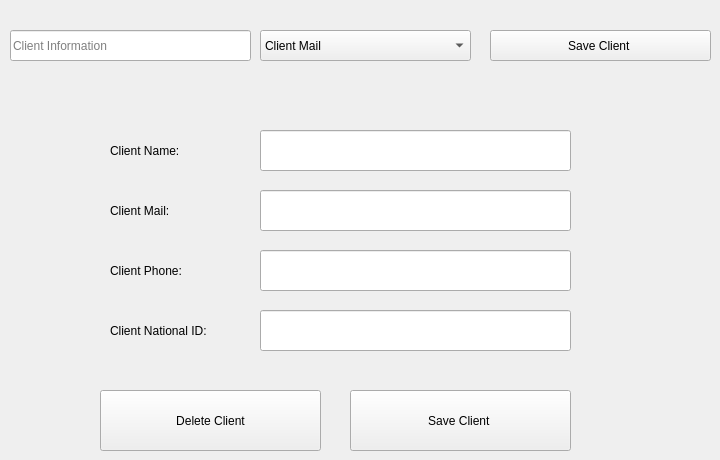
      <widget class="QWidget" name="tab_13">
       <attribute name="title">
        <string>Edit Or Delete Client</string>
       </attribute>
       <widget class="QPushButton" name="pushButton_16">
        <property name="geometry">
         <rect>
          <x>350</x>
          <y>390</y>
          <width>221</width>
          <height>61</height>
         </rect>
        </property>
        <property name="text">
         <string>Save Client </string>
        </property>
       </widget>
       <widget class="QLabel" name="label_20">
        <property name="geometry">
         <rect>
          <x>110</x>
          <y>130</y>
          <width>141</width>
          <height>41</height>
         </rect>
        </property>
        <property name="text">
         <string>Client Name:</string>
        </property>
       </widget>
       <widget class="QLineEdit" name="lineEdit_15">
        <property name="geometry">
         <rect>
          <x>260</x>
          <y>310</y>
          <width>311</width>
          <height>41</height>
         </rect>
        </property>
       </widget>
       <widget class="QLabel" name="label_21">
        <property name="geometry">
         <rect>
          <x>110</x>
          <y>190</y>
          <width>141</width>
          <height>41</height>
         </rect>
        </property>
        <property name="text">
         <string>Client Mail:</string>
        </property>
       </widget>
       <widget class="QLineEdit" name="lineEdit_16">
        <property name="geometry">
         <rect>
          <x>260</x>
          <y>190</y>
          <width>311</width>
          <height>41</height>
         </rect>
        </property>
       </widget>
       <widget class="QLabel" name="label_22">
        <property name="geometry">
         <rect>
          <x>110</x>
          <y>250</y>
          <width>141</width>
          <height>41</height>
         </rect>
        </property>
        <property name="text">
         <string>Client Phone:</string>
        </property>
       </widget>
       <widget class="QLineEdit" name="lineEdit_17">
        <property name="geometry">
         <rect>
          <x>260</x>
          <y>250</y>
          <width>311</width>
          <height>41</height>
         </rect>
        </property>
       </widget>
       <widget class="QLabel" name="label_23">
        <property name="geometry">
         <rect>
          <x>110</x>
          <y>310</y>
          <width>141</width>
          <height>41</height>
         </rect>
        </property>
        <property name="text">
         <string>Client National ID:</string>
        </property>
       </widget>
       <widget class="QLineEdit" name="lineEdit_18">
        <property name="geometry">
         <rect>
          <x>260</x>
          <y>130</y>
          <width>311</width>
          <height>41</height>
         </rect>
        </property>
       </widget>
       <widget class="QPushButton" name="pushButton_17">
        <property name="geometry">
         <rect>
          <x>490</x>
          <y>30</y>
          <width>221</width>
          <height>31</height>
         </rect>
        </property>
        <property name="text">
         <string>Save Client </string>
        </property>
       </widget>
       <widget class="QComboBox" name="comboBox_11">
        <property name="geometry">
         <rect>
          <x>260</x>
          <y>30</y>
          <width>211</width>
          <height>31</height>
         </rect>
        </property>
        <item>
         <property name="text">
          <string>Client Mail</string>
         </property>
        </item>
        <item>
         <property name="text">
          <string>Client Phone</string>
         </property>
        </item>
        <item>
         <property name="text">
          <string>Client Name</string>
         </property>
        </item>
        <item>
         <property name="text">
          <string>Client National ID</string>
         </property>
        </item>
       </widget>
       <widget class="QLineEdit" name="lineEdit_19">
        <property name="geometry">
         <rect>
          <x>10</x>
          <y>30</y>
          <width>241</width>
          <height>31</height>
         </rect>
        </property>
        <property name="placeholderText">
         <string>Client Information</string>
        </property>
       </widget>
       <widget class="QPushButton" name="pushButton_18">
        <property name="geometry">
         <rect>
          <x>100</x>
          <y>390</y>
          <width>221</width>
          <height>61</height>
         </rect>
        </property>
        <property name="text">
         <string>Delete Client</string>
        </property>
       </widget>
      </widget>
